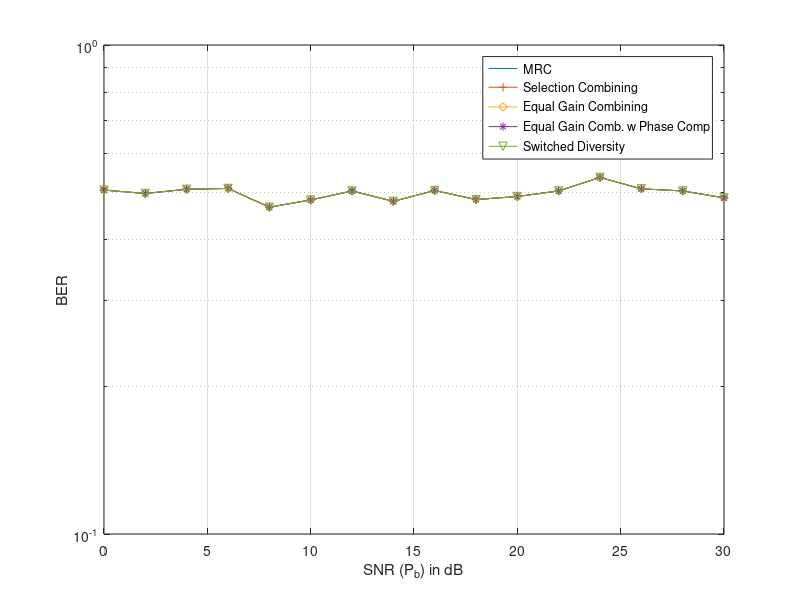

MATLAB code for this plot:
clear;
close all;
clc;

% --------------------------------------------------------------------
% In this part, we will study BPSK transmission over a channel with N
% parallel diversity branches. 
% --------------------------------------------------------------------



% --------------------------------------------------------------------
% Define basic parameters
% --------------------------------------------------------------------

% Number of symbols per block
Ns = 1;

% Number of diversity branches
N = 3;

% Set the SNR range for the average SNR without fading 
SNR_dB = [0:2:30];

% Number of simulations 
N_sim = 1000;



% --------------------------------------------------------------------
% Simulation
% --------------------------------------------------------------------

% Initialize variables for the results

BER_MRC   = zeros(1,length(SNR_dB));
BER_SC    = zeros(1,length(SNR_dB));
BER_EQ    = zeros(1,length(SNR_dB));
BER_EQPC  = zeros(1,length(SNR_dB));
BER_SD  = zeros(1,length(SNR_dB));

for ii_sim = 1: N_sim
    
    for ii_snr = 1:length(SNR_dB)
        
        % ---------------------------------------------------------------
        % Generate a block of BPSK symbols

        X = 1-2*(rand(1,Ns)>0.5);


        % ---------------------------------------------------------------
        % Generate and simulate the channel 
        % ---------------------------------------------------------------
        
        % Generate a fading vector
        H = 1/sqrt(2)*(randn(N,1) + j*randn(N,1));
                
        % Generate channel noise
        var_W = 10^(-SNR_dB(ii_snr)/10);
       
        W = (randn(N,Ns) + j*randn(N,Ns))*sqrt(var_W/2);
               
        
        % Simulate the channel
        Y = H*X + W;
        

        % ---------------------------------------------------------------
        % Diversity combining
        % ---------------------------------------------------------------

        % ---------------------------------------------------------------
        % Maximum ratio combining
        % ---------------------------------------------------------------
        
        % decision statistics
        Z_MRC = H'*Y; % Add your code here
        
        % HD symbol estimates
        x_MRC = 1-2*(Z_MRC<0);
        
        % calculate the bit-error rate for this block
        ber_MRC = sum( ne(x_MRC,X) )/Ns;
        
        % Update the average error probability
        BER_MRC(ii_snr) =  BER_MRC(ii_snr) + ber_MRC/N_sim;
        
        
        % ---------------------------------------------------------------
        % Selection combining (i.e., select the path with the highest energy)
        % ---------------------------------------------------------------
       
        % received energy
        Er = sum(abs(H).^2,2)/Ns;
        [E_max,i_max] = max(Er);
              
        % decision statistics
        Z_SC = H(i_max)'*Y(i_max);% Add your code here
        
        % HD symbol estimates
        x_SC = 1-2*(Z_SC<0);
        
        % calculate the bit-error rate for this block
        ber_SC = sum( ne(x_SC,X) )/Ns;
        
        % Update the average error probability
        BER_SC(ii_snr) =  BER_SC(ii_snr) + ber_SC/N_sim;
        
        
        % ---------------------------------------------------------------
        % Equal gain combining
        % ---------------------------------------------------------------
        
        
        % decision statistics
        one = [1;1;1];
        Z_EQ = one'*Y;% Add your code here
        
        % HD symbol estimates
        x_EQ = 1-2*(Z_EQ<0);
        
        % calculate the bit-error rate for this block
        ber_EQ = sum( ne(x_EQ,X) )/Ns;
        
        % Update the average error probability
        BER_EQ(ii_snr) =  BER_EQ(ii_snr) + ber_EQ/N_sim;
 
        % ---------------------------------------------------------------
        % Equal gain combining with phase compensation
        % ---------------------------------------------------------------
        
        
        % decision statistics
        Z_EQPC = 0;
        for i = 1:N
            Z_EQPC = Z_EQPC + exp(-1i*angle(H(i)))*Y(i);
        end% Add your code here
        
        % HD symbol estimates
        x_EQPC = 1-2*(Z_EQPC<0);
        
        % calculate the bit-error rate for this block
        ber_EQPC = sum( ne(x_EQPC,X) )/Ns;
        
        % Update the average error probability
        BER_EQPC(ii_snr) =  BER_EQPC(ii_snr) + ber_EQPC/N_sim;
 
              
        % ---------------------------------------------------------------
        % Switched diversity combining (pick one path at random)
        % ---------------------------------------------------------------
        
        % select a branch at random
        ii_branch = ceil(N*rand(1));
        
        % decision statistics
        Z_SD = H(ii_branch)'*Y(ii_branch);% Add your code here
        
        % HD symbol estimates
        x_SD = 1-2*(Z_SD<0);
        
        % calculate the bit-error rate for this block
        ber_SD = sum( ne(x_SD,X) )/Ns;
        
        % Update the average error probability
        BER_SD(ii_snr) =  BER_SD(ii_snr) + ber_SD/N_sim;
        
    end 
end

% ---------------------------------------------------------------
% Plot the results
% ---------------------------------------------------------------
        
semilogy(SNR_dB, BER_MRC,'-'), hold on, grid on
semilogy(SNR_dB, BER_SC,'-+')
semilogy(SNR_dB, BER_EQ,'-d')
semilogy(SNR_dB, BER_EQPC,'-*')
semilogy(SNR_dB, BER_SD,'-v')
xlabel('SNR (P_b) in dB')
ylabel('BER')
legend('MRC',...
    'Selection Combining',...
    'Equal Gain Combining',...
    'Equal Gain Comb. w Phase Comp',...
    'Switched Diversity')
